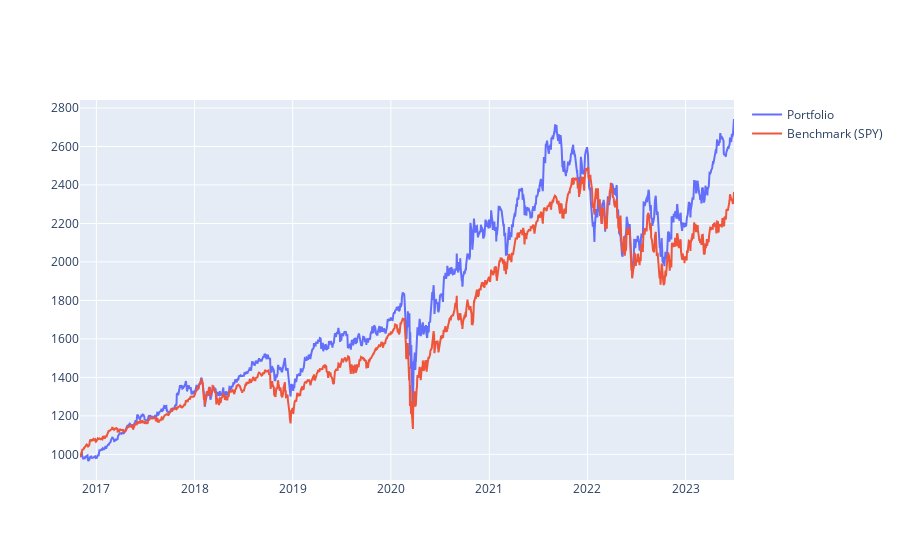

Notebook cell for this chart:
### Code cell
analytics.plot_data()

### Figure 1 — Plotly figure (JSON) as saved in the notebook; plotly's stock layout.template omitted (floating-point values rounded to 4 significant figures; data arrays with more than 128 entries replaced by an {"elided": "..."} marker saying what was removed)
{"data": [{"mode": "lines", "name": "Portfolio", "type": "scatter", "x": {"elided": "1676 str values"}, "y": {"elided": "1676 float values"}}, {"mode": "lines", "name": "Benchmark (SPY)", "type": "scatter", "x": {"elided": "1676 str values"}, "y": {"elided": "1676 float values"}}], "layout": {}}
